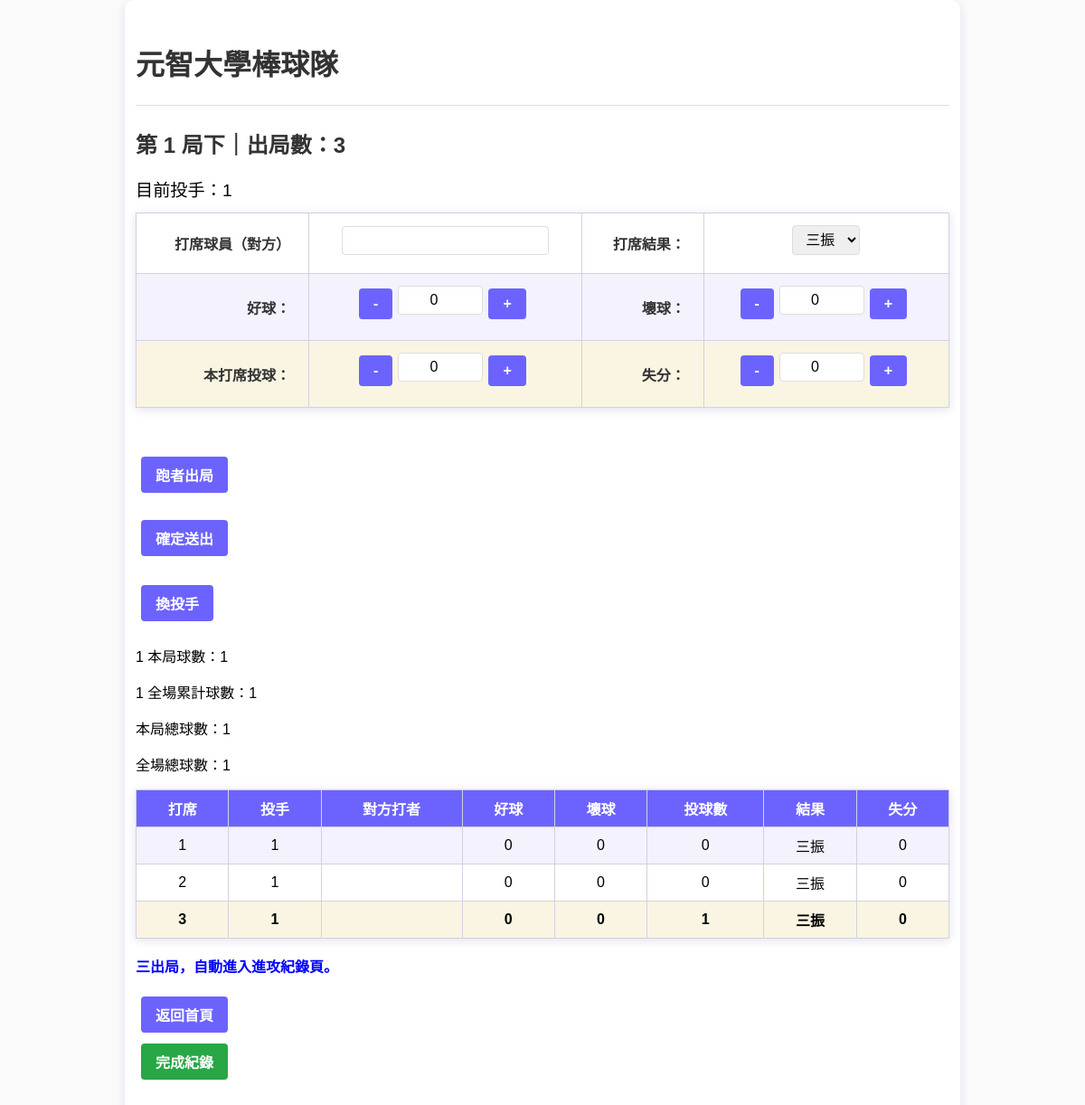
Page /record_defense/1/1 on the earlier database version.
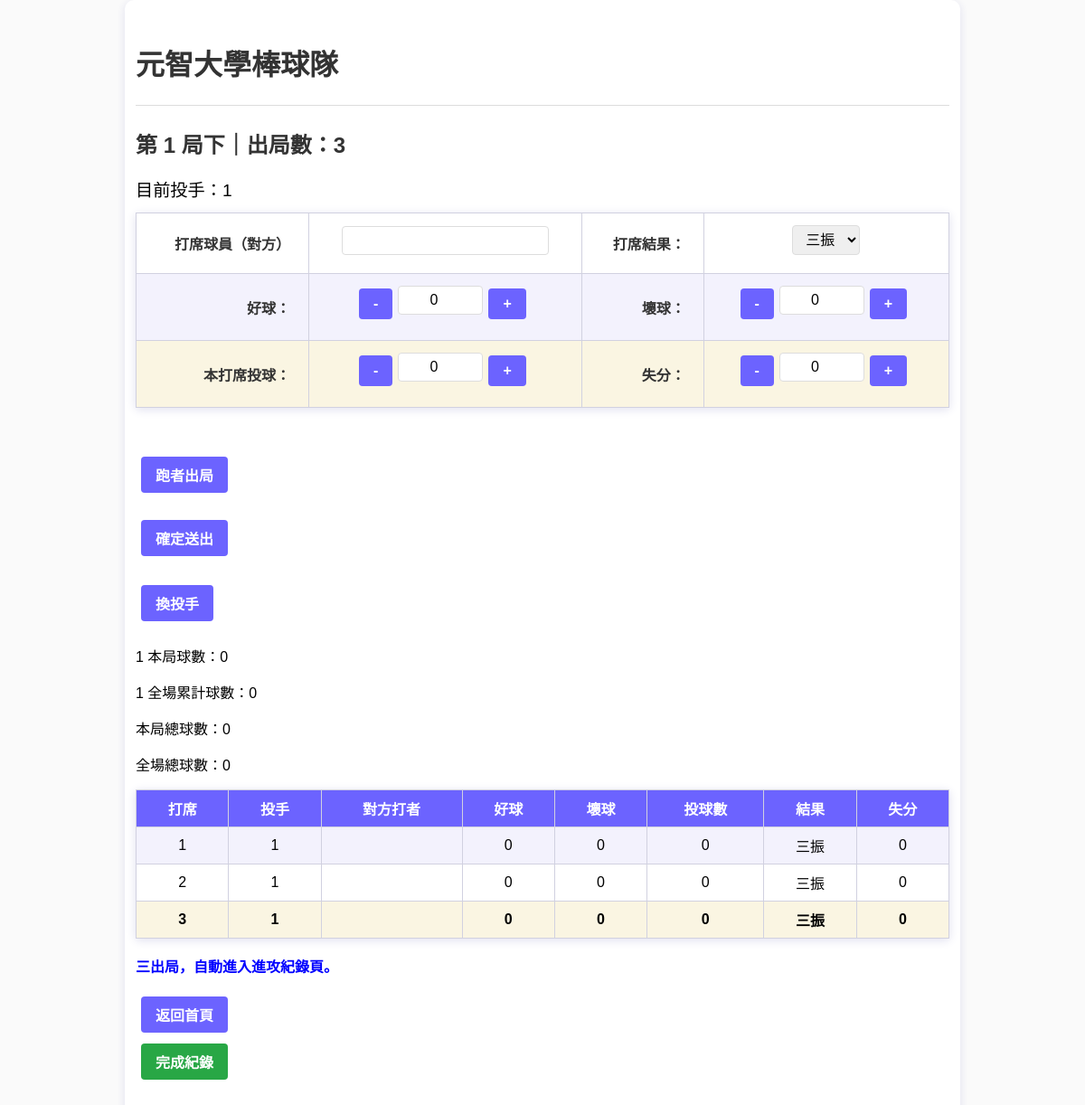
Same page on the later database version.
### models.py (models this page shows)
class Player(db.Model):
    id = db.Column(db.Integer, primary_key=True)
    name = db.Column(db.String(100), nullable=False)
    number = db.Column(db.Integer, nullable=False)
    position = db.Column(db.String(100), nullable=False)

class DefenseStat(db.Model):
    id = db.Column(db.Integer, primary_key=True)
    game_id = db.Column(db.Integer, db.ForeignKey('game.id'))
    inning = db.Column(db.Integer)
    pitcher_id = db.Column(db.Integer, db.ForeignKey('player.id'))
    batter_name = db.Column(db.String(32))   # 可以另外設 Player 或只記名
    strike = db.Column(db.Integer)
    ball = db.Column(db.Integer)
    pitch_count = db.Column(db.Integer)
    result = db.Column(db.String(24))        # 打席結果
    runs = db.Column(db.Integer, default=0)  # 失分

### app.py (the view, shortened to what this page needs)
@app.route('/record_defense/<int:game_id>/<int:inning>', methods=['GET', 'POST'])
def record_defense(game_id, inning):
    pitchers = Player.query.all()
    game = Game.query.get_or_404(game_id)
    last_batter_name = ""
    curr_pitcher_id = request.args.get('pitcher_id', type=int)
    if request.method == 'POST':
        curr_pitcher_id = request.form.get('pitcher_id', type=int)
    if curr_pitcher_id is None and pitchers:
        if getattr(game, 'current_pitcher_id', None):
            curr_pitcher_id = game.current_pitcher_id
        else:
            curr_pitcher_id = pitchers[0].id
    pitcher_pitch_count = 0
    if curr_pitcher_id:
        pitcher_pitch_count = sum(
            r.pitch_count
            for r in DefenseStat.query.filter_by(game_id=game_id).all()
            if r.pitcher_id == curr_pitcher_id
        )
    records = DefenseStat.query.filter_by(game_id=game_id, inning=inning).all()
    outs = sum(OUT_RESULTS.get(r.result, 0) for r in records)
    outs += sum(1 for r in records if r.result == 'RUNNER_OUT')
    inning_records = []
    for r in records:
        pitcher = Player.query.get(r.pitcher_id) if r.pitcher_id else None
        inning_records.append({
            "pitcher": pitcher,
            "batter_name": r.batter_name,
            "strike": r.strike,
            "ball": r.ball,
            "pitch_count": r.pitch_count,
            "result": r.result,
            "runs": r.runs
        })
        for rec in inning_records:
            if rec['result'] == 'RUNNER_OUT':
                rec['result'] = '跑者出局'
    total_pitch_this_inning = sum(r.pitch_count for r in records)
    total_pitch_all = sum(r.pitch_count for r in DefenseStat.query.filter_by(game_id=game_id).all())
    curr_pitcher_inning_pitch_count = sum(
        r.pitch_count
        for r in DefenseStat.query.filter_by(game_id=game_id, inning=inning, pitcher_id=curr_pitcher_id).all()
    )
    curr_pitcher = Player.query.get(curr_pitcher_id) if curr_pitcher_id else None
    return render_template('record_defense.html',
        game_id=game_id, inning=inning,
        pitchers=pitchers, curr_pitcher_id=curr_pitcher_id,curr_pitcher=curr_pitcher,
        last_batter_name=last_batter_name,
        inning_records=inning_records,
        is_top=(game.first_attack == 'D'),
        pitcher_pitch_count=pitcher_pitch_count,
        curr_pitcher_inning_pitch_count=curr_pitcher_inning_pitch_count,
        total_pitch_this_inning=total_pitch_this_inning,
        total_pitch_all=total_pitch_all,
        outs=outs
    )

### templates/record_defense.html (shortened to what this page needs)
{% extends "base.html" %}
{% block content %}
<h2>第 {{ inning }} 局{{ '上' if is_top else '下' }}｜出局數：{{ outs }}</h2>
<p style="font-size:1.2em;margin-bottom:12px;">
    目前投手：{{ curr_pitcher.name if curr_pitcher else '未指定' }}
</p>
<form method="post" id="defense_form">
  <table style="margin:0 auto;">
    <tr>
      <td style="text-align:right;"><label>打席球員（對方）</label></td>
      <td><input name="batter_name" value="{{ last_batter_name }}"></td>
      <td style="text-align:right;"><label>打席結果：</label></td>
      <td colspan="3">
        <select name="result_select" required>
            <option value="三振">三振</option>
        </select>
      </td>
    </tr>
    <tr>
      <td style="text-align:right;"><label>好球：</label></td>
      <td>
        <div class="input-group">
          <button type="button" onclick="changeInput('strike',-1)">-</button>
          <input id="strike" name="strike" type="number" min="0" max="3" value="0" required>
          <button type="button" onclick="changeInput('strike',1)">+</button>
        </div>
      </td>
      <td style="text-align:right;"><label>壞球：</label></td>
      <td>
        <div class="input-group">
          <button type="button" onclick="changeInput('ball',-1)">-</button>
          <input id="ball" name="ball" type="number" min="0" max="4" value="0" required>
          <button type="button" onclick="changeInput('ball',1)">+</button>
        </div>
      </td>
    </tr>
    <tr>
      <td style="text-align:right;"><label>本打席投球：</label></td>
      <td>
        <div class="input-group">
          <button type="button" onclick="changeInput('pitch_count',-1)">-</button>
          <input id="pitch_count" name="pitch_count" type="number" min="0" value="0" required>
          <button type="button" onclick="changeInput('pitch_count',1)">+</button>
        </div>
      </td>
      <td style="text-align:right;"><label>失分：</label></td>
      <td>
        <div class="input-group">
          <button type="button" onclick="changeInput('runs',-1)">-</button>
          <input id="runs" name="runs" type="number" min="0" value="0">
          <button type="button" onclick="changeInput('runs',1)">+</button>
        </div>
      </td>
    </tr>
  </table>
  <br>
    <div style="display: flex; justify-content: flex-start; gap: 32px; margin-top:30px;">
    <button type="button"
        onclick="document.getElementById('real_result').value = 'RUNNER_OUT'; document.getElementById('defense_form').submit();">
        跑者出局
    </button>
    </div>
    <div style="display:flex; justify-content:flex-start; margin-top:18px;">
    <button type="submit"
        onclick="document.getElementById('real_result').value = document.querySelector('select[name=result_select]').value;">
        確定送出
    </button>
    </div>
</form>
<form action="{{ url_for('switch_pitcher', game_id=game_id, inning=inning) }}" method="get" style="display:flex; justify-content:flex-start; margin-top:18px;">
    <button type="submit">換投手</button>
</form>
<p>{{ curr_pitcher.name if curr_pitcher else '' }} 本局球數：{{ curr_pitcher_inning_pitch_count }}</p>
<p>{{ curr_pitcher.name if curr_pitcher else '' }} 全場累計球數：{{ pitcher_pitch_count }}</p>
<p>本局總球數：{{ total_pitch_this_inning }}</p>
<p>全場總球數：{{ total_pitch_all }}</p>
<table border="1" style="margin-top:16px;">
    <tr>
        <th>打席</th>
        <th>投手</th>
        <th>對方打者</th>
        <th>好球</th>
        <th>壞球</th>
        <th>投球數</th>
        <th>結果</th>
        <th>失分</th>
    </tr>
    {% for record in inning_records %}
    <tr>
        <td>{{ loop.index }}</td>
        <td>{{ record.pitcher.name if record.pitcher else '' }}</td>
        <td>{{ record.batter_name }}</td>
        <td>{{ record.strike }}</td>
        <td>{{ record.ball }}</td>
        <td>{{ record.pitch_count }}</td>
        <td>
            {% if record.result == 'RUNNER_OUT' %}
                跑者出局
            {% else %}
                {{ record.result }}
            {% endif %}
        </td>
        <td>{{ record.runs }}</td>
    </tr>
    {% endfor %}
</table>
{% if outs >= 3 %}
    <p style="color:blue;font-weight:bold;">三出局，自動進入進攻紀錄頁。</p>
{% endif %}
<form action="{{ url_for('index') }}" style="display:inline;">
    <button type="submit">返回首頁</button>
</form>
<form action="{{ url_for('finish_record', game_id=game_id) }}" method="post">
    <button type="submit" style="background:#28a745;color:white;font-size:16px;">完成紀錄</button>
</form>
{% endblock %}

### templates/base.html (shortened to what this page needs)
<!DOCTYPE html>
<html>
<head>
    <link rel="stylesheet" href="{{ url_for('static', filename='style.css') }}">
</head>
<body>
    <div class="main-container">
    <h1>元智大學棒球隊</h1>
    <hr>
    {% block content %}{% endblock %}
    </div>
</body>
</html>

### static/style.css (style rules this page uses)
body { font-family: Arial, "微軟正黑體", sans-serif; background: #fafafa; margin: 0; padding: 0; }
.main-container { max-width: 900px; margin: 0 auto; display: block; padding: 24px 12px 36px 12px; background: #fff; border-radius: 10px; box-shadow: 0 2px 10px #e0e0ef; }
h1, h2, h3, h4 { color: #333; margin-top: 22px; margin-bottom: 12px; font-weight: bold; }
button { margin: 6px; padding: 8px 16px; border-radius: 4px; border: none; background: #6c63ff; color: white; font-size: 1em; font-weight: bold; transition: background 0.2s; }
input, select { padding: 6px 10px; margin: 5px 0 12px 0; border: 1px solid #ddd; border-radius: 4px; font-size: 1em; }
table { background: #fff; border-collapse: collapse; width: 100%; margin: 18px 0; box-shadow: 0 2px 10px #e0e0ef; }
th, td { border: 1px solid #d1d1e0; text-align: center; padding: 8px 14px; }
th { background: #6c63ff; color: #fff; font-weight: bold; }
tr:nth-child(even) td { background: #f3f2fd; }
tr:last-child td { background: #faf5e2; font-weight: bold; }
form { margin-bottom: 20px; }
label { font-weight: bold; color: #333; margin-right: 6px; }
hr { border: 0; height: 1px; background: #ddd; margin: 24px 0; }
input[type=number], input[type=text] { width: 72px; max-width: 110px; text-align: center; }
.input-group { display: inline-flex; align-items: center; margin: 0 6px 8px 0; }

Differences in the rows shown:
changed DefenseStat (number 3 of 3 on the later page): pitch_count "1" → "0"
Other differences:
{{ curr_pitcher_inning_pitch_count }}: "1" → "0"
{{ pitcher_pitch_count }}: "1" → "0"
{{ total_pitch_this_inning }}: "1" → "0"
{{ total_pitch_all }}: "1" → "0"
